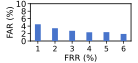

The script that drew this image:
import os

import numpy as np
import matplotlib

matplotlib.use("TkAgg")
import matplotlib.pyplot as plt

# ===================== Data =====================
frr = ["1", "2", "3", "4", "5", "6"]
far = np.array([4.48, 3.43, 2.74, 2.35, 2.37, 1.89])

# ===================== Figure size =====================
cm_to_in = 1 / 2.54
fig_w = 3.5 * cm_to_in
fig_h = 1.6 * cm_to_in

# ===================== Global style =====================
plt.rcParams.update({
    "font.size": 6,
    "axes.labelsize": 6,
    "xtick.labelsize": 5.5,
    "ytick.labelsize": 6,
    "font.family": "sans-serif"
})

fig, ax = plt.subplots(figsize=(fig_w, fig_h))
fig.patch.set_facecolor("white")
ax.set_facecolor("white")

# ===================== Bar chart =====================
x = np.arange(len(frr))
bar_w = 0.34

ax.bar(
    x,
    far,
    width=bar_w,
    color="#4874CB",
    edgecolor="none",
    linewidth=0.3,
    zorder=3
)

# ===================== Axes =====================
ax.set_xticks(x)
ax.set_xticklabels(frr)

ax.set_xlabel("FRR (%)", labelpad=1)
ax.set_ylabel("FAR (%)", labelpad=1)

ax.set_ylim(0, 10)
ax.set_yticks([0, 2, 4, 6, 8, 10])

ax.tick_params(axis="both", pad=1, width=0.5, length=2)

# ===================== Spines =====================
for sp in ["left", "bottom", "top", "right"]:
    ax.spines[sp].set_visible(True)
    ax.spines[sp].set_linewidth(0.6)

# ===================== Layout =====================
plt.subplots_adjust(
    left=0.22,
    right=0.96,
    bottom=0.34,
    top=0.94
)

# ===================== Save =====================
out_name = os.path.splitext(os.path.basename(__file__))[0] + ".pdf"
out_path = os.path.join(os.path.dirname(__file__), out_name)
plt.savefig(out_path, format="pdf")
plt.show()
